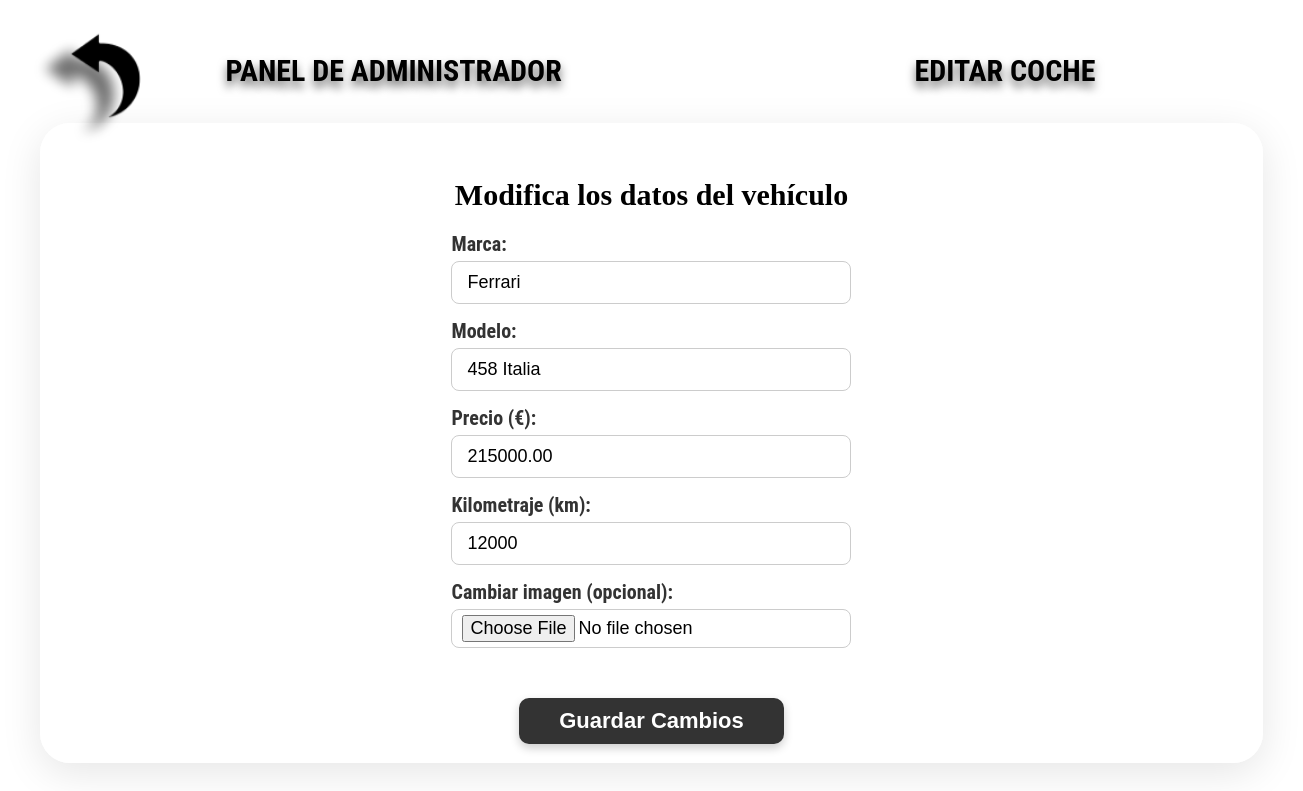
Page /edit_car/1 (signed in) on the committed database.
### tables this page shows
CREATE TABLE Coche (
    idCoche INTEGER PRIMARY KEY AUTOINCREMENT,
    marca TEXT NOT NULL,
    modelo TEXT NOT NULL,
    precio REAL NOT NULL,
    kilometraje INTEGER,
    imagen TEXT DEFAULT 'fondo.jpg'
);

### app/controller/ui/car_controller.py (the view, shortened to what this page needs)
    @bp.route("/edit_car/<int:idCoche>", methods=["GET", "POST"])
    def edit_car(idCoche):
        usuario_actual = Sesion().getSession()
        if not usuario_actual or usuario_actual.get('Estado') != 'Admin':
            return redirect(url_for("car.listar_coches"))
        todos = model.get_all()
        coche = next((c for c in todos if c['idCoche'] == idCoche), None)
        if not coche:
            return "Vehículo no encontrado", 404
        return render_template("edit_car.html", coche=coche, usuario=usuario_actual)

### app/controller/model/Sesion.py (called while the page is built)
    def __new__(cls):
        if cls._instance is None:
            cls._instance = super().__new__(cls)
            cls._instance.usuario = Usuario(0,'','','','',0)  # Inicializa un usuario vacío
        return cls._instance

    def getSession(self):
        return self.usuario.getData()

### app/controller/model/Usuario.py (called while the page is built)
    def getData(self):
        return {
            "IDUsuario": self.IDUsuario,
            "Nombre": self.Nombre,
            "Email": self.Email,
            "Contrasena": self.Contrasena,
            "Estado": self.Estado,
            "Favorito": self.Favorito
        }

### app/controller/model/car_model.py (called while the page is built)
    def get_all(self):
        return self.db.execSQL("SELECT * FROM Coche")

### app/database/SGBD.py (called while the page is built)
    def execSQL(self, sql, parameters=None):
        cursor = self.connection.cursor()
        if parameters:
            cursor.execute(sql, parameters)
        else:
            cursor.execute(sql)
        rows = cursor.fetchall()
        cursor.close()
        return rows

### app/templates/edit_car.html (shortened to what this page needs)
<!DOCTYPE html>
<html lang="es">
<head>
    <link rel="stylesheet" href="{{ url_for('static', filename='manageUsers.css') }}">
</head>
<body class="background">
    <a href="/manage_cars">
        <img src="{{ url_for('static', filename='return.png') }}" class="flecha" alt="Volver atrás">
    </a>
    <div class="top-bar">
        <div class="top-left">
            <h1>PANEL DE ADMINISTRADOR</h1>
        </div>
        <div class="top-right">
            <h1>EDITAR COCHE</h1>
        </div>
    </div>
    <div class="pokedex-main-container" style="flex-direction: column; justify-content: flex-start; align-items: center;">
        <h2>Modifica los datos del vehículo</h2>
        <form action="/edit_car/{{ coche.idCoche }}" method="POST" class="form-container" enctype="multipart/form-data">
            <div class="form-group">
                <label for="marca">Marca:</label>
                <input type="text" id="marca" name="marca" required value="{{ coche.marca }}">
            </div>
            <div class="form-group">
                <label for="modelo">Modelo:</label>
                <input type="text" id="modelo" name="modelo" required value="{{ coche.modelo }}">
            </div>
            <div class="form-group">
                <label for="precio">Precio (€):</label>
                <input type="number" id="precio" name="precio" required value="{{ '{:.2f}'.format(coche.precio) }}" step="0.01">
            </div>
            <div class="form-group">
                <label for="kilometraje">Kilometraje (km):</label>
                <input type="number" id="kilometraje" name="kilometraje" required value="{{ coche.kilometraje }}">
            </div>
            <div class="form-group">
                <label for="imagen">Cambiar imagen (opcional):</label>
                <input type="file" id="imagen" name="imagen" accept="image/*" style="padding: 5px 10px !important;">
            </div>
            <div class="Botones" style="margin-top: 20px;">
                <button type="submit" class="btn">Guardar Cambios</button>
            </div>
        </form>
    </div>
</body>
</html>

### app/static/manageUsers.css (style rules this page uses)
body.background { position: relative; overflow: hidden; height: 100vh; flex-direction: column; background-image: url("/static/fondo.png"); background-size: cover; background-position: center; display: flex; justify-content: center; align-items: center; }
h1 { font-size: 30px; font-weight: bold; font-family: 'Roboto Condensed', sans-serif; text-shadow: 0 6px 10px rgba(0, 0, 0, 0.6); }
.Botones { display: flex; justify-content: center; align-items: center; gap: 15px; flex-wrap: wrap; }
.btn { background-color: #333333; color: white; border: none; padding: 12px 50px; border-radius: 10px; font-size: 28px; font-weight: bold; cursor: pointer; box-shadow: 0 4px 10px rgba(0,0,0,0.2); margin-top: 25px; transition: transform 0.2s, background-color 0.2s; width: fit-content; }
input { background-color: #ffffff; color: black; border: none; padding: 12px 300px; border-radius: 10px; font-size: 24px; cursor: pointer; box-shadow: 0 4px 10px rgba(0,0,0,0.2); margin-top: 25px; transition: transform 0.2s, background-color 0.2s; width: fit-content; text-align: center; }
input::placeholder { color: #999; font-size: 20px; }
.flecha { position: absolute; top: 20px; left: 20px; width: 170px; height: auto; cursor: pointer; z-index: 100; }
label { font-size: 30px; font-weight: bold; font-family: 'Roboto Condensed', sans-serif; text-shadow: 0 2px 6px rgba(0, 0, 0, 0.6); }
.top-bar { height: 90px !important; padding: 10px 80px !important; }
.pokedex-main-container { background: white; width: 95%; max-width: 1450px; margin: 5px auto auto auto; padding: 30px; border-radius: 30px; box-shadow: 0 10px 40px rgba(0,0,0,0.1); display: flex; gap: 0; height: 72vh; box-sizing: border-box; }
.top-bar { width: 95%; max-width: 1450px; margin: 0 auto; display: flex; align-items: flex-end; position: relative; height: 80px; }
.top-left, .top-right { flex: 1; text-align: center; }
.top-left h1 { text-align: center; }
.top-right h1 { text-align: center; }
a { outline: none; border: none; text-decoration: none; }

### app/templates/edit_car.html (style rules this page uses)
.pokedex-main-container { height: auto !important; max-height: 80vh; overflow-y: auto; padding-top: 30px !important; }
.form-group { margin-bottom: 15px; text-align: left; width: 100%; max-width: 400px; }
.form-group label { display: block; font-size: 20px; margin-bottom: 5px; color: #333; font-family: 'Roboto Condensed', sans-serif; text-shadow: none; }
.form-group input { width: 100% !important; padding: 10px 15px !important; border-radius: 8px; border: 1px solid #ccc !important; font-size: 18px !important; box-sizing: border-box; box-shadow: none !important; background-color: #fff !important; text-align: left !important; margin-top: 0 !important; }
.form-container { display: flex; flex-direction: column; align-items: center; width: 100%; }
.Botones .btn { margin-top: 15px !important; font-size: 22px !important; padding: 10px 40px !important; }
h2 { margin-bottom: 20px !important; font-size: 30px !important; text-align: center; }

### rows in the picture
Coche: marca "Ferrari", modelo "458 Italia", precio "215000.00", kilometraje "12000"
